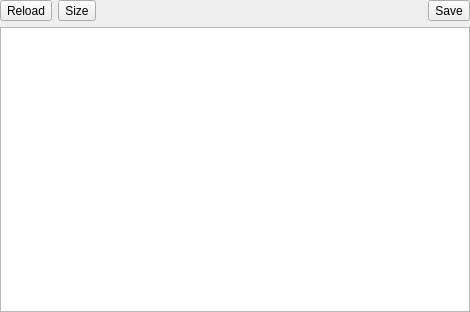
<?xml version="1.0" encoding="UTF-8"?>
<ui version="4.0">
 <class>XGenericHeaderWidget</class>
 <widget class="QWidget" name="XGenericHeaderWidget">
  <property name="geometry">
   <rect>
    <x>0</x>
    <y>0</y>
    <width>470</width>
    <height>312</height>
   </rect>
  </property>
  <property name="windowTitle">
   <string>Form</string>
  </property>
  <layout class="QVBoxLayout" name="verticalLayout">
   <property name="leftMargin">
    <number>0</number>
   </property>
   <property name="topMargin">
    <number>0</number>
   </property>
   <property name="rightMargin">
    <number>0</number>
   </property>
   <property name="bottomMargin">
    <number>0</number>
   </property>
   <item>
    <layout class="QHBoxLayout" name="horizontalLayout">
     <item>
      <widget class="QToolButton" name="toolButtonTableReload">
       <property name="text">
        <string>Reload</string>
       </property>
      </widget>
     </item>
     <item>
      <widget class="QToolButton" name="toolButtonTableSize">
       <property name="text">
        <string>Size</string>
       </property>
      </widget>
     </item>
     <item>
      <spacer name="horizontalSpacer">
       <property name="orientation">
        <enum>Qt::Horizontal</enum>
       </property>
       <property name="sizeHint" stdset="0">
        <size>
         <width>40</width>
         <height>20</height>
        </size>
       </property>
      </spacer>
     </item>
     <item>
      <widget class="QToolButton" name="toolButtonTableSave">
       <property name="text">
        <string>Save</string>
       </property>
      </widget>
     </item>
    </layout>
   </item>
   <item>
    <widget class="QTableWidget" name="tableWidgetMain">
     <property name="contextMenuPolicy">
      <enum>Qt::CustomContextMenu</enum>
     </property>
     <property name="editTriggers">
      <set>QAbstractItemView::NoEditTriggers</set>
     </property>
     <property name="selectionMode">
      <enum>QAbstractItemView::SingleSelection</enum>
     </property>
     <property name="selectionBehavior">
      <enum>QAbstractItemView::SelectRows</enum>
     </property>
     <attribute name="horizontalHeaderStretchLastSection">
      <bool>true</bool>
     </attribute>
     <attribute name="verticalHeaderVisible">
      <bool>false</bool>
     </attribute>
     <attribute name="verticalHeaderMinimumSectionSize">
      <number>20</number>
     </attribute>
     <attribute name="verticalHeaderDefaultSectionSize">
      <number>20</number>
     </attribute>
    </widget>
   </item>
  </layout>
 </widget>
 <resources/>
 <connections/>
</ui>
